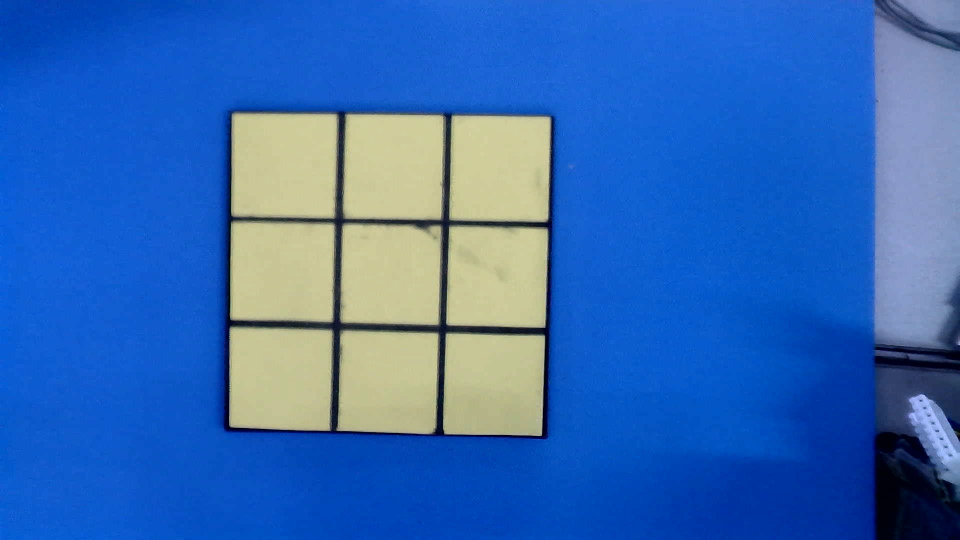
#> input picture test/photos/WIN_20250326_15_18_14_Pro.jpg, 1920 x 1080 px, given in place of the camera (shown at 1/2 size)
$ python main.py
#> lines starting #> are read from the running program, lines starting #| are printed output that depends on the picture; after the words box and inside, x2 and y2 are one past the last pixel; in counts of white or black regions, pixels touching at a corner belong together
#> the answer given: 1
#> in main, frame is the input picture: shape (1080, 1920, 3); mean B, G, R 181.8, 105.8, 52.1
### src/find_ground_pro.py
import cv2
import numpy as np

# [32 lines left out: function split_quadrilateral_into_grid, not called in this run]
def findground(image):
    # 调整图像大小
    # image = cv2.resize(image, (720, 480))

    # 转为灰度图像
    gray_image = cv2.cvtColor(image, cv2.COLOR_BGR2GRAY)
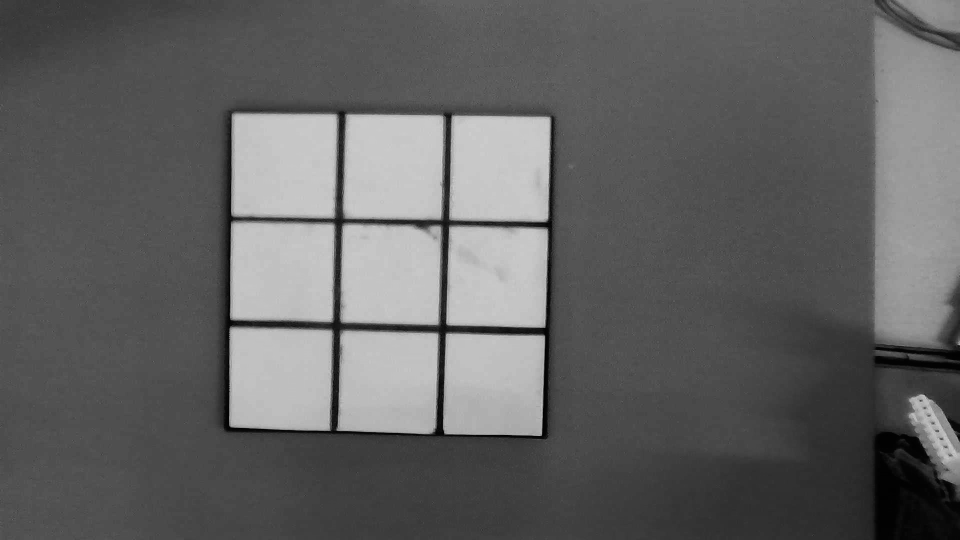
#> gray_image: shape (1080, 1920) (shown at 1/2 size); min 0, max 228, mean 98.3

    # 二值化
    _, binary_image = cv2.threshold(gray_image, 127, 255, cv2.THRESH_BINARY)
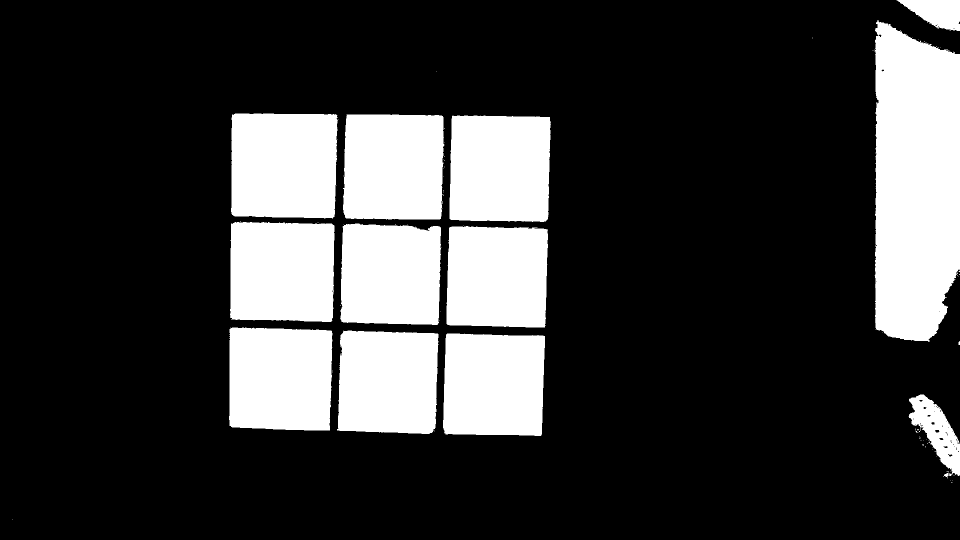
#> binary_image: shape (1080, 1920) (shown at 1/2 size); 22.8% white; 79 white regions (66 under 20 px), largest, box (x1, y1, x2, y2) and area: (1749, 40, 1920, 684) 96826, (462, 227, 677, 437) 43264, (899, 231, 1102, 444) 41430

    # 膨胀操作
    kernel = np.ones((10, 10), np.uint8)
    dilated_image = cv2.dilate(binary_image, kernel, iterations=1)
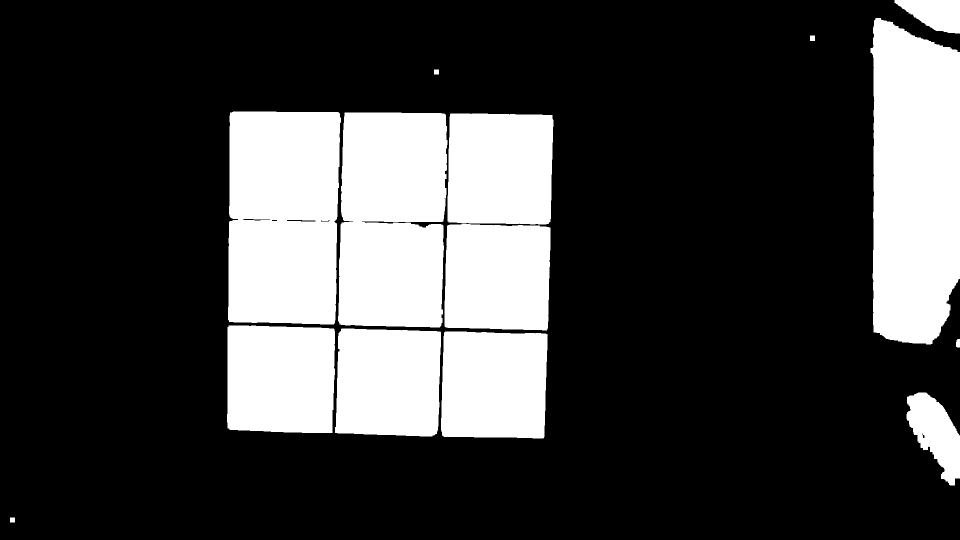
#> dilated_image: shape (1080, 1920) (shown at 1/2 size); 25.1% white; 14 white regions

    # 查找轮廓
    contours, _ = cv2.findContours(dilated_image, cv2.RETR_EXTERNAL, cv2.CHAIN_APPROX_SIMPLE)
#> contours = 14 contours; largest, box (x1, y1, x2, y2) and area: (1741, 36, 1920, 689) 102070, (456, 223, 682, 649) 91150, (676, 225, 895, 655) 87008, (895, 227, 1107, 449) 44946, (454, 651, 670, 866) 44383

    # 获取最大轮廓（假设只有一个正方形）
    square_contour = max(contours, key=cv2.contourArea)
#> square_contour = contour of 269 points, box (x1, y1, x2, y2) (1741, 36, 1920, 689), area 102070

    if square_contour is not None:

        epsilon = 0.02 * cv2.arcLength(square_contour, True)  # 近似精度
#> epsilon = 32.47
        approx = cv2.approxPolyDP(square_contour, epsilon, True)
#> approx = [[1751, 36], [1747, 664], [1861, 688], [1919, 557], [1919, 104]]

        min_length = float('inf')

    # 遍历近似多边形的所有边
        for i in range(len(approx)):
            # 获取当前顶点和下一个顶点（如果是最后一个顶点，则下一个顶点为第一个顶点）
            current_point = approx[i][0]
            next_point = approx[(i + 1) % len(approx)][0]

            # 计算两点之间的距离（边的长度）
            length = np.sqrt((current_point[0] - next_point[0]) ** 2 + (current_point[1] - next_point[1]) ** 2)

            # 更新最短边长度
            if length < min_length:
                min_length = length
#> this loop made 5 passes
#> (current_point, next_point, length, min_length) on passes 1 to 2: ([1751, 36], [1747, 664], 628, 628), ([1747, 664], [1861, 688], 116.5, 116.5)
#> (current_point, next_point, length) on passes 3 to 5: ([1861, 688], [1919, 557], 143.3), ([1919, 557], [1919, 104], 453), ([1919, 104], [1751, 36], 181.2)
#> after the loop, min_length = 116.5
        BOARD_SIZE = min_length
#> BOARD_SIZE = 116.5
        GRID_SIZE = int(BOARD_SIZE // 3)
#> GRID_SIZE = 38
        # 确保轮廓是四边形
        if len(approx) == 4:
            # 将顶点坐标转换为整数
            vertices = np.intp(approx)
            grid_centers = split_quadrilateral_into_grid(vertices)
            #print(grid_centers)
            # 方法 1：使用 cv2.drawContours() 绘制轮廓
            cv2.drawContours(image, [vertices], -1, (0, 255, 0), 3)

            # 方法 2：使用 cv2.polylines() 绘制轮廓
            # cv2.polylines(image, [vertices], isClosed=True, color=(0, 255, 0), thickness=3)

            # 在图像上标出四个顶点
            for i, vertex in enumerate(vertices):
                x, y = vertex.ravel()
                cv2.circle(image, (x, y), 5, (0, 0, 255), -1)  # 画点
                cv2.putText(image, f"P{i+1}", (x, y), cv2.FONT_HERSHEY_SIMPLEX, 0.8, (255, 0, 0), 2)

            for i in range(3):
                for j in range(3):
                    x, y = grid_centers[i, j]
                    cv2.circle(image, (x, y), 5, (0, 255, 0), -1)  # 画点
                    cv2.putText(image, f"({i},{j})", (x, y), cv2.FONT_HERSHEY_SIMPLEX, 0.8, ())
            # 显示结果

            # 显示结果
            cv2.imshow('Contour with 4 Vertices', image)
            # [4 lines of commented-out code are left out]

        return {
            "grid_centers": grid_centers,
            "BOARD_SIZE": BOARD_SIZE,
            "GRID_SIZE": GRID_SIZE
        }
    return None


'''
if __name__ == "__main__":
    # 可动参数
    img_path = "D:\\AK48\\Documents\\yy_brold.jpg"
    img = cv2.imread(img_path)
    a = findground(img)

    print(f"棋盘大小: {a['BOARD_SIZE']}")
    print(f"格子大小: {a['GRID_SIZE']}")
    cv2.waitKey(0)
    cv2.destroyAllWindows()
    print(a)
'''
# [36 lines that do not run on import are left out]


### src/send.py
import serial


# [62 lines left out: function pack_points, not called in this run]


class Sender:
    def __init__(self, port, baudrate):
        self.timeout = 1
        self.port = port
        self.baudrate = baudrate
        self.ser = serial.Serial(self.port, self.baudrate, timeout=self.timeout)


    # [9 lines left out: functions send_packed_data, list_ports, not called in this run]


# 示例使用
# [10 lines that do not run on import are left out]


### src/test/main.py
import find_blackchess
import grid_pro
import transfer
import cv2
import time
import find_whitechess
import find_ground_pro
import send


def place_to_point(place,centers):
    if place == 1:
        return centers[0][0]
    elif place == 2:
        return centers[1][0]
    elif place == 3:
        return centers[2][0]
    elif place == 4:
        return centers[0][1]
    elif place == 5:
        return centers[1][1]
    elif place == 6:
        return centers[2][1]
    elif place == 7:
        return centers[2][0]
    elif place == 8:
        return centers[2][1]
    elif place == 9:
        return centers[2][2]
    else :
        return None


def main():
    mode = input("请输入模式(A/B)：")
    # 打开摄像头，参数0表示默认摄像头
    cap = cv2.VideoCapture(0)

    # 检查摄像头是否成功打开
    if not cap.isOpened():
        print("无法打开摄像头")
        exit()

    while True:

            # 读取一帧视频
        ret, frame = cap.read()
            # 检查是否成功读取帧
        if not ret:
            print("无法获取帧，退出...")
            break
        try:

            dict = find_ground_pro.findground(frame)

        except Exception as e:
                # 捕获异常并打印错误信息
                print(f"发生错误: {e}")
                # 继续循环
                continue

        if dict != None:
            #print(dict)
            print("已识别到棋盘,请勿再移动棋盘")
            break
        # 按 'q' 键退出循环
        if cv2.waitKey(1) & 0xFF == ord('q'):

            break

        # 释放摄像头并关闭所有窗口
        cap.release()
        cv2.destroyAllWindows()


    centers = dict['grid_centers']
    grid = grid_pro.GRID(dict)
    print("初始化棋盘完成")

    if mode == "A":

        while True:
            ret,frame = cap.read()
            blackchess_list = find_blackchess.findblack(frame)
            if len(blackchess_list) != 0 :
                break

        point1 = transfer.convert_coordinate(blackchess_list[-1])
        point2 = transfer.convert_coordinate(centers[1][1])
        sender.send_packed_data(point1,point2)
        print("已发送")
    if mode == "A":

        while True:
            ret,frame = cap.read()
            blackchess_list = find_blackchess.findblack(frame)
            if len(blackchess_list) != 0 :
                break

        point1 = transfer.convert_coordinate(blackchess_list[-1])
        point2 = transfer.convert_coordinate(centers[1][1])
        sender.send_packed_data(point1,point2)
        print("已发送")


    elif mode == "B":
        rows_range = slice(0, 720)
        cols_range = slice(0, 130)
        while True:
            place = int(input("想要放入的位置："))
            color = int(input("请输入棋子颜色（黑棋为-1，白棋为1）:"))
            while True:
                ret,frame = cap.read()
                blackchess_list = find_blackchess.findblack(frame)
                whitechess_list = find_whitechess.findwhite(frame[rows_range,cols_range])
                if color == -1 and len(blackchess_list) != 0 :
                        print(blackchess_list)
                        print("棋子已识别，请勿再移动棋子")
                        break
                elif color == 1 and len(whitechess_list) != 0:
                        print(whitechess_list)
                        print("棋子已识别，请勿再移动棋子")
                        break
                if cv2.waitKey(1) & 0xFF == ord('q'):
                    break
            if color == -1:
                point1 = transfer.convert_coordinate(blackchess_list[-1])
            elif color == 1:
                point1 =  transfer.convert_coordinate(whitechess_list[-1])
            point2 = transfer.convert_coordinate(place_to_point(place,centers))
            print(point1,point2)
            time.sleep(3)
            sender.send_packed_data(point1,point2)
            print("已发送")
    # 释放摄像头并关闭所有窗口
    #cap.release()
    #cv2.destroyAllWindows()

if __name__ == "__main__":


    sender = send.Sender('COM10', 9600)
    main()
